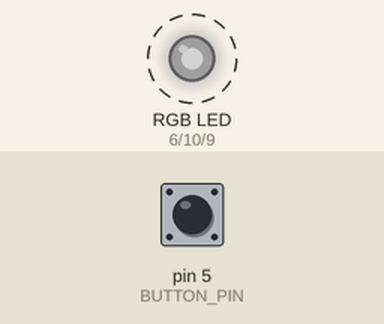
This sketch was run on a simulated Arduino Uno, built with avr-gcc and run on an emulated ATmega328P. On the bench: an RGB LED mixed from three pins (HIGH = lit). Dashed ring = blinking. The test bench sets the inputs (shaded band); at power-on: pin 5 (BUTTON_PIN) HIGH. Dim RGB values are drawn brighter than linear.

Above: at 1.08 s.
1.3 s: pin 5 (BUTTON_PIN) pulled LOW for 1 s
At 3.1 s:
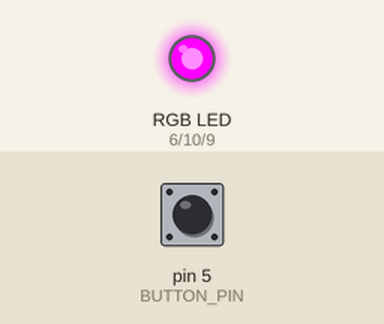
5.1 s: pin 5 (BUTTON_PIN) pulled LOW for 3.2 s
At 7.26 s:
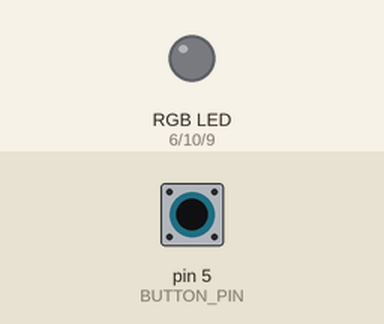
Timing chart, 0 to 15.8 s (numbered marks = the images above; inputs shaded):
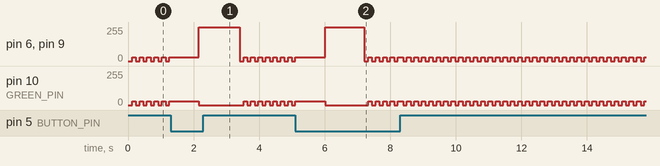

The sketch:

Main.ino
```cpp
#include "IButton.h"
#include "Menu.h"
#include "RGBLed.h"

const int BUTTON_PIN = 5;
const int RED_PIN = 6;
const int GREEN_PIN = 10;
const int BLUE_PIN = 9;
const int IBUTTON_PIN = 11;

IButton ibutton(IBUTTON_PIN);
Menu menu(BUTTON_PIN);
RGBLed led(RED_PIN, GREEN_PIN, BLUE_PIN);

void setup() {

}

void loop() {

  menu.clickListenerAndHandler();
  //===Уровень чтения и быстрой записи===
  if (menu.getVerticalLevel() == 0) {
    menu.setHorizontalNextBlock();
    if (menu.getLongPushFlag() != true) {
      if (ibutton.isIButtonSearch(1) == true) {
        led.ledBlink(100, -3);
        delay(100);
      }
      else {
        led.setColor(-3);
      }
    }
    /*
       Быстрая запись считанного кода
    */
    else if (menu.getLongPushFlag() == true) {
      while (menu.getLongPushFlag() == true) {
        menu.clickListenerAndHandler();
        led.setColor(-2);
        if (ibutton.isIButtonSearch() == true) {
          delay(400);
          ibutton.writeCodeInIButton();
          delay(100);
          menu.resetLongPushFlag();
        }
      }
    }
  }
  //===Уровень записи из памяти или в память EEPROM===
  else if (menu.getVerticalLevel() == 1) {
    menu.resetHorizontalNextBlock();
    led.setColor(menu.getHorizontalLevel());
    /*
       Если ключ на контактной площадке, произвести запись
       кода в ключ из EEPROM
    */
    if (ibutton.isIButtonSearch() == true) {
      led.setColor(-2);
      delay(400);
      ibutton.writeCodeInIButton(menu.getHorizontalLevel());
      menu.menuVerticalNext();
      delay(100);
    }

    /*
       Если EEPROM активен (длинное нажатие),
       записать последний считанный ключ в EEPROM
    */
    if (menu.getLongPushFlag() == true) {
      led.setColor(-2);
      ibutton.writeCodeInEEPROM(menu.getHorizontalLevel());
      menu.resetLongPushFlag();
      delay(200);
    }
  }

}
```

IButton.h
```cpp
#include <OneWire.h>
#include <EEPROM.h>

class IButton {

  private:

    int IBUTTON_PIN;
    OneWire ibtn;
    byte lastReadCodeOfKey[8] = {
      0xFF, 0xFF, 0xFF, 0xFF, 0xFF, 0xFF, 0xFF, 0xFF
    };
    byte lastReadCodeOfEEPROM[8] = {
      0xFF, 0xFF, 0xFF, 0xFF, 0xFF, 0xFF, 0xFF, 0xFF
    };

  private:

    /*

    */
    void writeByteInIButton(byte data) {
      for (int data_bit = 0; data_bit < 8; data_bit++) {
        if (data & 1) {
          digitalWrite(IBUTTON_PIN, LOW);
          pinMode(IBUTTON_PIN, OUTPUT);
          delayMicroseconds(60);
          pinMode(IBUTTON_PIN, INPUT);
          digitalWrite(IBUTTON_PIN, HIGH);
          delay(10);
        }
        else {
          digitalWrite(IBUTTON_PIN, LOW);
          pinMode(IBUTTON_PIN, OUTPUT);
          pinMode(IBUTTON_PIN, INPUT);
          digitalWrite(IBUTTON_PIN, HIGH);
          delay(10);
        }
        data = data >> 1;
      }
    }

  public:

    IButton(int iBtnPin) : ibtn(iBtnPin) {
      IBUTTON_PIN = iBtnPin;
    }

    /*

    */
    void writeCodeInIButton() {
      ibtn.skip();
      ibtn.reset();
      ibtn.write(0x33);
      // send reset
      ibtn.skip();
      ibtn.reset();
      // send 0xD1
      ibtn.write(0xD1);
      // send logical 0
      digitalWrite(IBUTTON_PIN, LOW);
      pinMode(IBUTTON_PIN, OUTPUT);
      delayMicroseconds(60);
      pinMode(IBUTTON_PIN, INPUT);
      digitalWrite(IBUTTON_PIN, HIGH);
      delay(10);
      ibtn.skip();
      ibtn.reset();
      ibtn.write(0xD5);
      for (int i = 0; i < 8; i++) {
        writeByteInIButton(lastReadCodeOfKey[i]);
        delay(1);
      }
      ibtn.reset();
      // send 0xD1
      ibtn.write(0xD1);
      //send logical 1
      digitalWrite(IBUTTON_PIN, LOW);
      pinMode(IBUTTON_PIN, OUTPUT);
      delayMicroseconds(10);
      pinMode(IBUTTON_PIN, INPUT);
      digitalWrite(IBUTTON_PIN, HIGH);
      delay(10);
    }

    void writeCodeInIButton(int cell) {
      readCodeOfEEPROM(cell);
      ibtn.skip();
      ibtn.reset();
      ibtn.write(0x33);
      // send reset
      ibtn.skip();
      ibtn.reset();
      // send 0xD1
      ibtn.write(0xD1);
      // send logical 0
      digitalWrite(IBUTTON_PIN, LOW);
      pinMode(IBUTTON_PIN, OUTPUT);
      delayMicroseconds(60);
      pinMode(IBUTTON_PIN, INPUT);
      digitalWrite(IBUTTON_PIN, HIGH);
      delay(10);
      ibtn.skip();
      ibtn.reset();
      ibtn.write(0xD5);
      for (int i = 0; i < 8; i++) {
        writeByteInIButton(lastReadCodeOfEEPROM[i]);
        delay(1);
      }
      ibtn.reset();
      // send 0xD1
      ibtn.write(0xD1);
      //send logical 1
      digitalWrite(IBUTTON_PIN, LOW);
      pinMode(IBUTTON_PIN, OUTPUT);
      delayMicroseconds(10);
      pinMode(IBUTTON_PIN, INPUT);
      digitalWrite(IBUTTON_PIN, HIGH);
      delay(10);
    }

    void writeCodeInEEPROM(int cell) {
      for (int i = 0; i < 8; i++) {
        EEPROM.update((cell * 8) + i, lastReadCodeOfKey[i]);
      }
    }

    void readCodeOfEEPROM(int cell) {
      for (int i = 0; i < 8; i++) {
        lastReadCodeOfEEPROM[i] = EEPROM.read((cell * 8) + i);
      }
    }

    /*

    */
    boolean isIButtonSearch(int flag = 0) {
      if (flag == 1)
      {
        if (ibtn.search(lastReadCodeOfKey))
        {
          ibtn.reset_search();
          return true;
        }
        else
        {
          return false;
        }
      }
      else
      {
        byte data[8];
        if (ibtn.search(data)) {
          ibtn.reset_search();
          return true;
        }
        else
        {
          return false;
        }
      }
    }
};
```

Menu.h
```cpp
class Menu {

  private:

    int BUTTON_PIN;
    int verticalLevel = 0;
    int horizontalLevel = 0;
    int verticalLevelMax = 2;
    int horizontalLevelMax = 18;
    boolean longPushFlag = false;
    boolean horizontalNextBlock = false;

  public:

    Menu(int btnPin) {
      BUTTON_PIN = btnPin;

      pinMode(BUTTON_PIN, INPUT_PULLUP);
    }

    int getVerticalLevel() {
      return verticalLevel;
    }

    int getHorizontalLevel () {
      return horizontalLevel;
    }

    boolean getLongPushFlag() {
      return longPushFlag;
    }

    void resetLongPushFlag() {
      longPushFlag = false;
    }

    void setHorizontalNextBlock() {
      horizontalNextBlock = true;
    }

    void resetHorizontalNextBlock() {
      horizontalNextBlock = false;
    }
    /*

    */
    void clickListenerAndHandler() {
      static boolean buttonLock = false;
      if (digitalRead(BUTTON_PIN) == LOW && buttonLock == false) {
        unsigned long buttonActiveTime = millis();
        while (digitalRead(BUTTON_PIN) == LOW) {
          if (millis() - buttonActiveTime > 800)
            break;
        }
        //Fast & double push
        if (millis() - buttonActiveTime < 300) {
          buttonActiveTime = millis();
          while (true) {
            if (millis() - buttonActiveTime > 100) {
              break;
            }
            if (digitalRead(BUTTON_PIN) == LOW) {
              menuVerticalNext();
              goto end;
            }
          }
          if (horizontalNextBlock != true) {
            menuHorizontalNext();
          }
        }
        //Long push
        else if (millis() - buttonActiveTime > 600) {
          longPushFlag = !longPushFlag;
        }
end:
        buttonLock = true;
      }
      if (buttonLock == true && digitalRead(BUTTON_PIN) == HIGH) {
        buttonLock = false;
        delay(50);
      }
    }

    /*

    */
    void menuHorizontalNext() {
      if (horizontalLevel + 1 < horizontalLevelMax) {
        horizontalLevel++;
      }
      else {
        horizontalLevel = 0;
      }
    }

    /*

    */
    void menuVerticalNext() {
      if (verticalLevel + 1 < verticalLevelMax) {
        verticalLevel++;
      }
      else {
        verticalLevel = 0;
      }
    }
};
```

RGBLed.h
```cpp
class RGBLed {

  private:

    int RED_PIN;
    int GREEN_PIN;
    int BLUE_PIN;

  public:

    RGBLed(int redPin, int greenPin, int bluePin) {
      RED_PIN = redPin;
      GREEN_PIN = greenPin;
      BLUE_PIN = bluePin;

      pinMode(RED_PIN, OUTPUT);
      pinMode(GREEN_PIN, OUTPUT);
      pinMode(BLUE_PIN, OUTPUT);
    }

    /*

    */
    void setColor(int clr) {
      if (clr == -3) {
        analogWrite(RED_PIN, 30);
        analogWrite(GREEN_PIN, 30);
        analogWrite(BLUE_PIN, 30);
      }
      else if (clr == -2) {
        analogWrite(RED_PIN, 255);
        analogWrite(GREEN_PIN, 0);
        analogWrite(BLUE_PIN, 255);
      }
      else if (clr == -1) {
        analogWrite(RED_PIN, 0);
        analogWrite(GREEN_PIN, 0);
        analogWrite(BLUE_PIN, 0);
      }
      else if (clr == 0 || clr == 3  || clr == 6  || clr == 9  || clr == 12  || clr == 15  || clr == 17) {
        analogWrite(RED_PIN, 255);
        analogWrite(GREEN_PIN, 0);
        analogWrite(BLUE_PIN, 0);
      }
      else if (clr == 1 || clr == 4  || clr == 7  || clr == 10  || clr == 13  || clr == 16) {
        analogWrite(RED_PIN, 0);
        analogWrite(GREEN_PIN, 255);
        analogWrite(BLUE_PIN, 0);
      }
      else if (clr == 2  || clr == 5  || clr == 8  || clr == 11  || clr == 14) {
        analogWrite(RED_PIN, 0);
        analogWrite(GREEN_PIN, 0);
        analogWrite(BLUE_PIN, 255);
      }
    }

    /*

    */
    void ledBlink(int delayTime, int clr) {
      static unsigned long blinkTimer = millis();
      static boolean ledState = false;
      if (delayTime == 0) {
        setColor(-1);
      }
      else if (millis() - blinkTimer > delayTime) {
        if (ledState == false) {
          setColor(clr);
          ledState = true;
        }
        else if (ledState == true) {
          setColor(-1);
          ledState = false;
        }
        blinkTimer = millis();
      }
    }

};
```
